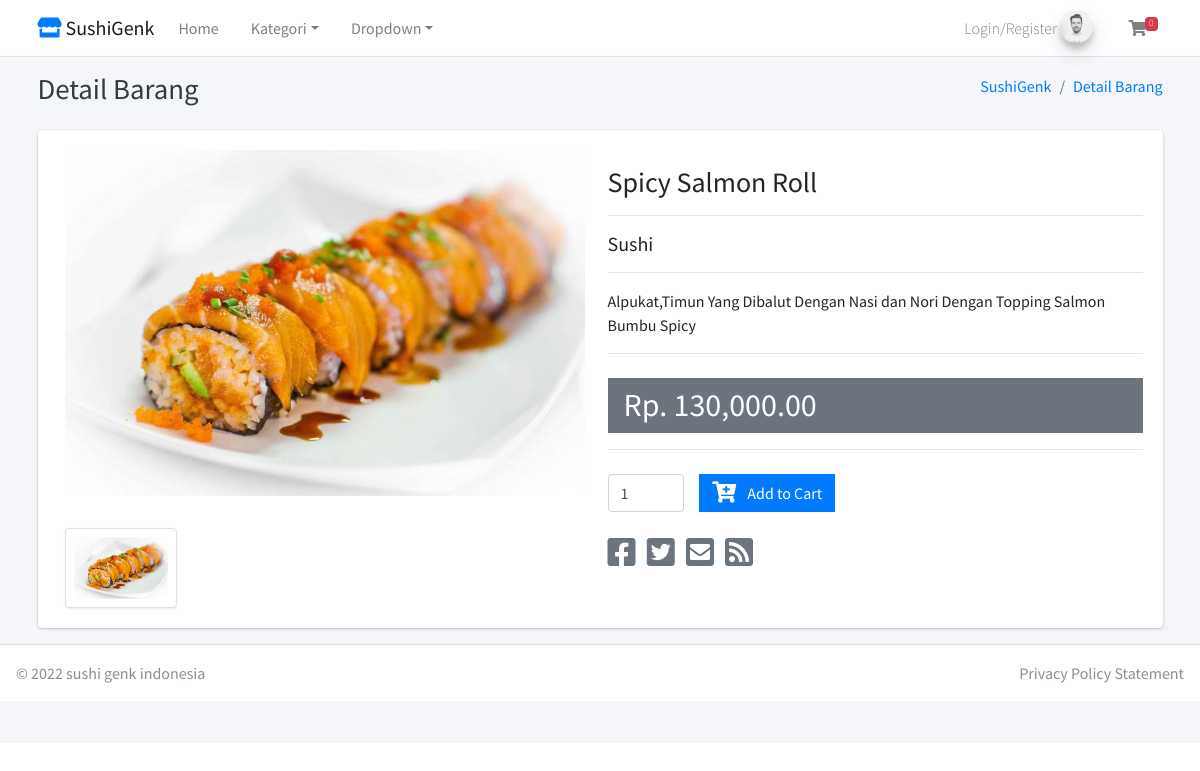
The page /home/detail_barang/3 on the database its author committed.
### tables this page shows
CREATE TABLE `tbl_barang` (
  `id_barang` int(11) NOT NULL,
  `nama_barang` varchar(255) DEFAULT NULL,
  `id_kategori` int(11) DEFAULT NULL,
  `harga` int(11) DEFAULT NULL,
  `deskripsi` mediumtext DEFAULT NULL,
  `gambar` text DEFAULT NULL,
  `berat` int(11) NOT NULL
);

CREATE TABLE `tbl_kategori` (
  `id_kategori` int(11) NOT NULL,
  `nama_kategori` varchar(50) DEFAULT NULL
);

### application/views/layout/v_content.php (called while the page is built)
<?php
if ($isi) {
	$this->load->view($isi);
}

### application/views/layout/v_wrapper_frontend.php (called while the page is built)
<?php
require_once('v_head.php');
require_once('v_header_frontend.php');
require_once('v_nav_frontend.php');
require_once('v_content.php');
require_once('v_footer_frontend.php');

### application/controllers/Home.php (called while the page is built, shortened)
<?php
class Home extends CI_Controller
{
	public function __construct()
	{
		$this->load->model('m_home');
	}
	public function detail_barang($id_barang)
	{
		$data = array(
			'title' => 'Detail Barang',
			'gambar' => $this->m_home->gambar_barang($id_barang),
			'barang' => $this->m_home->detail_barang($id_barang),
			'isi' => 'v_detail_barang',
		);
		$this->load->view('layout/v_wrapper_frontend', $data, FALSE);
	}
}

### index.php (called while the page is built, shortened)
<?php
require_once BASEPATH.'core/CodeIgniter.php';

### application/models/M_home.php (called while the page is built, shortened)
<?php
class M_home extends CI_Model
{
	public function get_all_data_kategori()
	{
		$this->db->select('*');
		$this->db->from('tbl_kategori');
		$this->db->order_by('id_kategori', 'desc');
		return $this->db->get()->result();
	}
	public function detail_barang($id_barang)
	{
		$this->db->select('*');
		$this->db->from('tbl_barang');
		$this->db->join('tbl_kategori', 'tbl_kategori.id_kategori = tbl_barang.id_kategori', 'left');
		$this->db->where('id_barang', $id_barang);
		return $this->db->get()->row();
	}
	public function gambar_barang($id_barang){
		$this->db->select('*');
		$this->db->from('tbl_gambar');
		$this->db->where('id_barang', $id_barang);
		return $this->db->get()->result();
	}
}

### application/views/v_detail_barang.php (the view, shortened to what this page needs)
<div class="card card-solid">
	<div class="card-body">
		<div class="row">
			<div class="col-12 col-sm-6">
				<div class="col-12">
					<img src="<?= base_url('assets/gambar/' . $barang->gambar) ?>" class="product-image" alt="Product Image">
				</div>
				<div class="col-12 product-image-thumbs">
					<div class="product-image-thumb active"><img src="<?= base_url('assets/gambar/' . $barang->gambar) ?>" alt="Product Image"></div>
				</div>
			</div>
			<div class="col-12 col-sm-6">
				<h3 class="my-3"><?= $barang->nama_barang ?></h3>
				<hr>
				<h5><?= $barang->nama_kategori ?></h5>
				<hr>
				<p><?= $barang->deskripsi ?></p>
				<hr>
				<div class="bg-gray py-2 px-3 mt-4">
					<h2 class="mb-0">
						Rp. <?= number_format($barang->harga, 0) ?>.00
					</h2>
				</div>
				<hr>
				<?php
				echo form_open('belanja/add');
				?>
				<div class="mt-4">
					<div class="row">
						<div class="col-sm-2">
							<input type="number" name="qty" class="form-control" value="1" min="1">
						</div>
						<div class=" col-sm-8">
							<button type="submit" class="btn btn-primary btn-flat swalDefaultSuccess">
								<i class="fas fa-cart-plus fa-lg mr-2"></i>
								Add to Cart
							</button>
						</div>
					</div>
				</div>
				<?php echo form_close(); ?>
				<div class="mt-4 product-share">
					<a href="#" class="text-gray">
						<i class="fab fa-facebook-square fa-2x"></i>
					</a>
					<a href="#" class="text-gray">
						<i class="fab fa-twitter-square fa-2x"></i>
					</a>
					<a href="#" class="text-gray">
						<i class="fas fa-envelope-square fa-2x"></i>
					</a>
					<a href="#" class="text-gray">
						<i class="fas fa-rss-square fa-2x"></i>
					</a>
				</div>
			</div>
		</div>
	</div>
</div>

### rows shown on the page
tbl_barang: gambar (picture), nama_barang "Spicy Salmon Roll", id_kategori.nama_kategori "Sushi", deskripsi "Alpukat,Timun Yang Dibalut Dengan Nasi dan Nori Dengan Topping Salmon Bumbu Spicy", harga "130,000"

### other values the page prints
$jml_item "0"
$title "Detail Barang"
